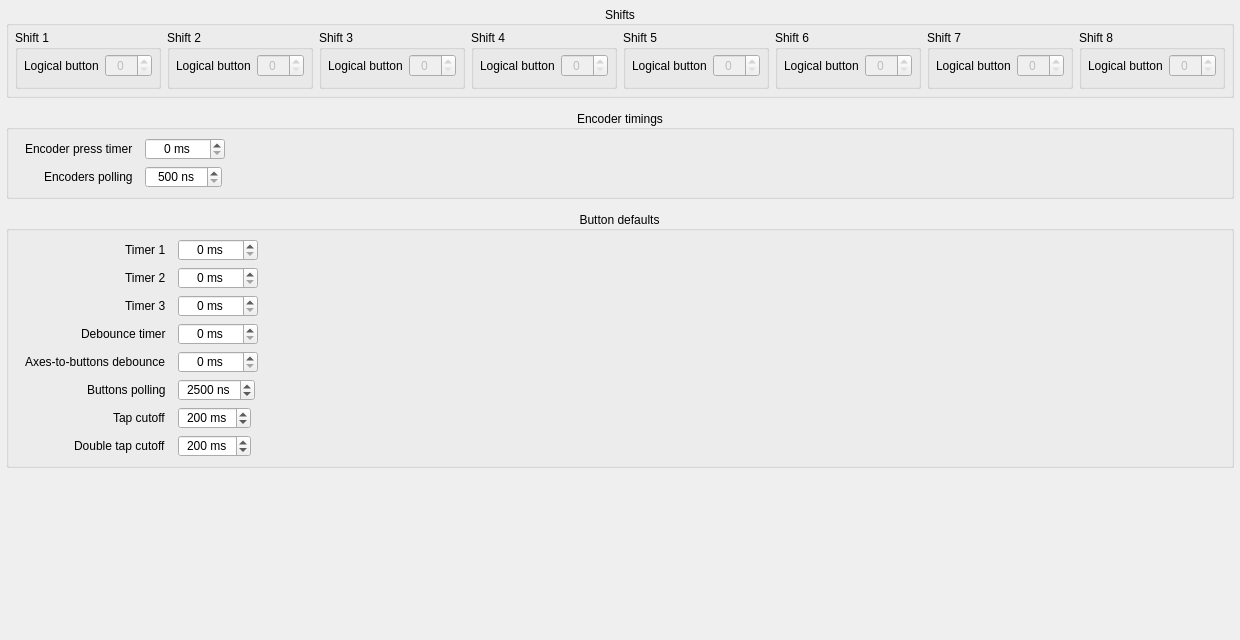
<?xml version="1.0" encoding="UTF-8"?>
<ui version="4.0">
 <class>ShiftsTimersConfig</class>
 <widget class="QWidget" name="ShiftsTimersConfig">
  <property name="geometry">
   <rect>
    <x>0</x>
    <y>0</y>
    <width>1062</width>
    <height>640</height>
   </rect>
  </property>
  <property name="windowTitle">
   <string>Form</string>
  </property>
  <layout class="QVBoxLayout" name="layoutV_Main">
   <property name="leftMargin">
    <number>6</number>
   </property>
   <property name="topMargin">
    <number>6</number>
   </property>
   <property name="rightMargin">
    <number>6</number>
   </property>
   <property name="bottomMargin">
    <number>6</number>
   </property>
   <property name="spacing">
    <number>12</number>
   </property>
   <item>
    <widget class="QGroupBox" name="groupBox_Shifts">
     <property name="title">
      <string>Shifts</string>
     </property>
     <property name="alignment">
      <set>Qt::AlignCenter</set>
     </property>
     <layout class="QHBoxLayout" name="horizontalLayout_Shifts">
      <property name="leftMargin">
       <number>6</number>
      </property>
      <property name="topMargin">
       <number>4</number>
      </property>
      <property name="rightMargin">
       <number>6</number>
      </property>
      <property name="bottomMargin">
       <number>6</number>
      </property>
     <item>
      <widget class="QGroupBox" name="groupBox_Shift1">
       <property name="title">
        <string>Shift 1</string>
       </property>
       <layout class="QHBoxLayout" name="horizontalLayout_3" stretch="2,1">
        <property name="leftMargin">
         <number>6</number>
        </property>
        <property name="topMargin">
         <number>4</number>
        </property>
        <property name="rightMargin">
         <number>6</number>
        </property>
        <item>
         <widget class="QLabel" name="text_shift1_logicalButton">
          <property name="text">
           <string>Logical button</string>
          </property>
         </widget>
        </item>
        <item>
         <widget class="QSpinBox" name="spinBox_Shift1">
          <property name="enabled">
           <bool>false</bool>
          </property>
          <property name="alignment">
           <set>Qt::AlignCenter</set>
          </property>
          <property name="maximum">
           <number>128</number>
          </property>
         </widget>
        </item>
       </layout>
      </widget>
     </item>
     <item>
      <widget class="QGroupBox" name="groupBox_Shift2">
       <property name="title">
        <string>Shift 2</string>
       </property>
       <layout class="QHBoxLayout" name="horizontalLayout_2" stretch="2,1">
        <property name="leftMargin">
         <number>6</number>
        </property>
        <property name="topMargin">
         <number>4</number>
        </property>
        <property name="rightMargin">
         <number>6</number>
        </property>
        <item>
         <widget class="QLabel" name="text_shift2_logicalButton">
          <property name="text">
           <string>Logical button</string>
          </property>
         </widget>
        </item>
        <item>
         <widget class="QSpinBox" name="spinBox_Shift2">
          <property name="enabled">
           <bool>false</bool>
          </property>
          <property name="alignment">
           <set>Qt::AlignCenter</set>
          </property>
          <property name="maximum">
           <number>128</number>
          </property>
         </widget>
        </item>
       </layout>
      </widget>
     </item>
     <item>
      <widget class="QGroupBox" name="groupBox_Shift3">
       <property name="title">
        <string>Shift 3</string>
       </property>
       <layout class="QHBoxLayout" name="horizontalLayout_4" stretch="2,1">
        <property name="leftMargin">
         <number>6</number>
        </property>
        <property name="topMargin">
         <number>4</number>
        </property>
        <property name="rightMargin">
         <number>6</number>
        </property>
        <item>
         <widget class="QLabel" name="text_shift3_logicalButton">
          <property name="text">
           <string>Logical button</string>
          </property>
         </widget>
        </item>
        <item>
         <widget class="QSpinBox" name="spinBox_Shift3">
          <property name="enabled">
           <bool>false</bool>
          </property>
          <property name="alignment">
           <set>Qt::AlignCenter</set>
          </property>
          <property name="maximum">
           <number>128</number>
          </property>
         </widget>
        </item>
       </layout>
      </widget>
     </item>
     <item>
      <widget class="QGroupBox" name="groupBox_Shift4">
       <property name="title">
        <string>Shift 4</string>
       </property>
       <layout class="QHBoxLayout" name="horizontalLayout_5" stretch="2,1">
        <property name="leftMargin">
         <number>6</number>
        </property>
        <property name="topMargin">
         <number>4</number>
        </property>
        <property name="rightMargin">
         <number>6</number>
        </property>
        <item>
         <widget class="QLabel" name="text_shift4_logicalButton">
          <property name="text">
           <string>Logical button</string>
          </property>
         </widget>
        </item>
        <item>
         <widget class="QSpinBox" name="spinBox_Shift4">
          <property name="enabled">
           <bool>false</bool>
          </property>
          <property name="alignment">
           <set>Qt::AlignCenter</set>
          </property>
          <property name="maximum">
           <number>128</number>
          </property>
         </widget>
        </item>
       </layout>
      </widget>
     </item>
     <item>
      <widget class="QGroupBox" name="groupBox_Shift5">
       <property name="title">
        <string>Shift 5</string>
       </property>
       <layout class="QHBoxLayout" name="horizontalLayout_6" stretch="2,1">
        <property name="leftMargin">
         <number>6</number>
        </property>
        <property name="topMargin">
         <number>4</number>
        </property>
        <property name="rightMargin">
         <number>6</number>
        </property>
        <item>
         <widget class="QLabel" name="text_shift5_logicalButton">
          <property name="text">
           <string>Logical button</string>
          </property>
         </widget>
        </item>
        <item>
         <widget class="QSpinBox" name="spinBox_Shift5">
          <property name="enabled">
           <bool>false</bool>
          </property>
          <property name="alignment">
           <set>Qt::AlignCenter</set>
          </property>
          <property name="maximum">
           <number>128</number>
          </property>
         </widget>
        </item>
       </layout>
      </widget>
     </item>
     <item>
      <widget class="QGroupBox" name="groupBox_Shift6">
       <property name="title">
        <string>Shift 6</string>
       </property>
       <layout class="QHBoxLayout" name="horizontalLayout_7" stretch="2,1">
        <property name="leftMargin">
         <number>6</number>
        </property>
        <property name="topMargin">
         <number>4</number>
        </property>
        <property name="rightMargin">
         <number>6</number>
        </property>
        <item>
         <widget class="QLabel" name="text_shift6_logicalButton">
          <property name="text">
           <string>Logical button</string>
          </property>
         </widget>
        </item>
        <item>
         <widget class="QSpinBox" name="spinBox_Shift6">
          <property name="enabled">
           <bool>false</bool>
          </property>
          <property name="alignment">
           <set>Qt::AlignCenter</set>
          </property>
          <property name="maximum">
           <number>128</number>
          </property>
         </widget>
        </item>
       </layout>
      </widget>
     </item>
     <item>
      <widget class="QGroupBox" name="groupBox_Shift7">
       <property name="title">
        <string>Shift 7</string>
       </property>
       <layout class="QHBoxLayout" name="horizontalLayout_8" stretch="2,1">
        <property name="leftMargin">
         <number>6</number>
        </property>
        <property name="topMargin">
         <number>4</number>
        </property>
        <property name="rightMargin">
         <number>6</number>
        </property>
        <item>
         <widget class="QLabel" name="text_shift7_logicalButton">
          <property name="text">
           <string>Logical button</string>
          </property>
         </widget>
        </item>
        <item>
         <widget class="QSpinBox" name="spinBox_Shift7">
          <property name="enabled">
           <bool>false</bool>
          </property>
          <property name="alignment">
           <set>Qt::AlignCenter</set>
          </property>
          <property name="maximum">
           <number>128</number>
          </property>
         </widget>
        </item>
       </layout>
      </widget>
     </item>
     <item>
      <widget class="QGroupBox" name="groupBox_Shift8">
       <property name="title">
        <string>Shift 8</string>
       </property>
       <layout class="QHBoxLayout" name="horizontalLayout_9" stretch="2,1">
        <property name="leftMargin">
         <number>6</number>
        </property>
        <property name="topMargin">
         <number>4</number>
        </property>
        <property name="rightMargin">
         <number>6</number>
        </property>
        <item>
         <widget class="QLabel" name="text_shift8_logicalButton">
          <property name="text">
           <string>Logical button</string>
          </property>
         </widget>
        </item>
        <item>
         <widget class="QSpinBox" name="spinBox_Shift8">
          <property name="enabled">
           <bool>false</bool>
          </property>
          <property name="alignment">
           <set>Qt::AlignCenter</set>
          </property>
          <property name="maximum">
           <number>128</number>
          </property>
         </widget>
        </item>
       </layout>
      </widget>
     </item>
     </layout>
    </widget>
   </item>
   <item>
    <widget class="QGroupBox" name="groupBox_EncoderTimings">
     <property name="title">
      <string>Encoder timings</string>
     </property>
     <property name="alignment">
      <set>Qt::AlignCenter</set>
     </property>
     <layout class="QFormLayout" name="formLayout_EncoderTimings">
      <property name="leftMargin"><number>16</number></property>
      <property name="topMargin"><number>8</number></property>
      <property name="rightMargin"><number>16</number></property>
      <property name="bottomMargin"><number>8</number></property>
      <property name="horizontalSpacing"><number>12</number></property>
      <property name="verticalSpacing"><number>6</number></property>
      <property name="fieldGrowthPolicy"><enum>QFormLayout::FieldsStayAtSizeHint</enum></property>
      <property name="labelAlignment"><set>Qt::AlignRight|Qt::AlignTrailing|Qt::AlignVCenter</set></property>

      <item row="0" column="0">
       <widget class="QLabel" name="text_encoderPressTimer">
        <property name="text"><string>Encoder press timer</string></property>
       </widget>
      </item>
      <item row="0" column="1">
       <widget class="QSpinBox" name="spinBox_EncoderPressTimer">
        <property name="maximumSize"><size><width>90</width><height>22</height></size></property>
        <property name="alignment"><set>Qt::AlignCenter</set></property>
        <property name="suffix"><string> ms</string></property>
        <property name="maximum"><number>65535</number></property>
       </widget>
      </item>

      <item row="1" column="0">
       <widget class="QLabel" name="text_encoderPolling">
        <property name="text"><string>Encoders polling</string></property>
       </widget>
      </item>
      <item row="1" column="1">
       <widget class="QSpinBox" name="spinBox_EncoderPolling">
        <property name="toolTip"><string>Polling interval. A low value will not improve the operation of the buttons; on the contrary, increasing it may improve encoder operation.</string></property>
        <property name="maximumSize"><size><width>90</width><height>22</height></size></property>
        <property name="alignment"><set>Qt::AlignCenter</set></property>
        <property name="suffix"><string> ns</string></property>
        <property name="minimum"><number>500</number></property>
        <property name="maximum"><number>10000</number></property>
        <property name="singleStep"><number>500</number></property>
       </widget>
      </item>
     </layout>
    </widget>
   </item>

   <item>
    <widget class="QGroupBox" name="groupBox_ButtonDefaults">
     <property name="title">
      <string>Button defaults</string>
     </property>
     <property name="alignment">
      <set>Qt::AlignCenter</set>
     </property>
     <layout class="QFormLayout" name="formLayout_ButtonDefaults">
      <property name="leftMargin"><number>16</number></property>
      <property name="topMargin"><number>8</number></property>
      <property name="rightMargin"><number>16</number></property>
      <property name="bottomMargin"><number>8</number></property>
      <property name="horizontalSpacing"><number>12</number></property>
      <property name="verticalSpacing"><number>6</number></property>
      <property name="fieldGrowthPolicy"><enum>QFormLayout::FieldsStayAtSizeHint</enum></property>
      <property name="labelAlignment"><set>Qt::AlignRight|Qt::AlignTrailing|Qt::AlignVCenter</set></property>

      <item row="0" column="0">
       <widget class="QLabel" name="text_timer1"><property name="text"><string>Timer 1</string></property></widget>
      </item>
      <item row="0" column="1">
       <widget class="QSpinBox" name="spinBox_Timer1">
        <property name="maximumSize"><size><width>90</width><height>22</height></size></property>
        <property name="alignment"><set>Qt::AlignCenter</set></property>
        <property name="suffix"><string> ms</string></property>
        <property name="maximum"><number>65535</number></property>
       </widget>
      </item>

      <item row="1" column="0">
       <widget class="QLabel" name="text_timer2"><property name="text"><string>Timer 2</string></property></widget>
      </item>
      <item row="1" column="1">
       <widget class="QSpinBox" name="spinBox_Timer2">
        <property name="maximumSize"><size><width>90</width><height>22</height></size></property>
        <property name="alignment"><set>Qt::AlignCenter</set></property>
        <property name="suffix"><string> ms</string></property>
        <property name="maximum"><number>65535</number></property>
       </widget>
      </item>

      <item row="2" column="0">
       <widget class="QLabel" name="text_timer3"><property name="text"><string>Timer 3</string></property></widget>
      </item>
      <item row="2" column="1">
       <widget class="QSpinBox" name="spinBox_Timer3">
        <property name="maximumSize"><size><width>90</width><height>22</height></size></property>
        <property name="alignment"><set>Qt::AlignCenter</set></property>
        <property name="suffix"><string> ms</string></property>
        <property name="maximum"><number>65535</number></property>
       </widget>
      </item>

      <item row="3" column="0">
       <widget class="QLabel" name="text_debounceTimer"><property name="text"><string>Debounce timer</string></property></widget>
      </item>
      <item row="3" column="1">
       <widget class="QSpinBox" name="spinBox_DebounceTimer">
        <property name="maximumSize"><size><width>90</width><height>22</height></size></property>
        <property name="alignment"><set>Qt::AlignCenter</set></property>
        <property name="suffix"><string> ms</string></property>
        <property name="maximum"><number>65535</number></property>
       </widget>
      </item>

      <item row="4" column="0">
       <widget class="QLabel" name="text_a2bDebounce"><property name="text"><string>Axes-to-buttons debounce</string></property></widget>
      </item>
      <item row="4" column="1">
       <widget class="QSpinBox" name="spinBox_A2bDebounce">
        <property name="maximumSize"><size><width>90</width><height>22</height></size></property>
        <property name="alignment"><set>Qt::AlignCenter</set></property>
        <property name="suffix"><string> ms</string></property>
        <property name="maximum"><number>65535</number></property>
       </widget>
      </item>

      <item row="5" column="0">
       <widget class="QLabel" name="text_buttonsPolling"><property name="text"><string>Buttons polling</string></property></widget>
      </item>
      <item row="5" column="1">
       <widget class="QSpinBox" name="spinBox_ButtonsPolling">
        <property name="toolTip"><string>Polling interval. A low value will not improve the operation of the buttons; on the contrary, increasing it may improve encoder operation.</string></property>
        <property name="maximumSize"><size><width>90</width><height>22</height></size></property>
        <property name="alignment"><set>Qt::AlignCenter</set></property>
        <property name="suffix"><string> ns</string></property>
        <property name="minimum"><number>500</number></property>
        <property name="maximum"><number>10000</number></property>
        <property name="singleStep"><number>500</number></property>
        <property name="value"><number>2500</number></property>
       </widget>
      </item>

      <item row="6" column="0">
       <widget class="QLabel" name="text_longPress"><property name="text"><string>Tap cutoff</string></property></widget>
      </item>
      <item row="6" column="1">
       <widget class="QSpinBox" name="spinBox_LongPressThreshold">
        <property name="maximumSize"><size><width>90</width><height>22</height></size></property>
        <property name="alignment"><set>Qt::AlignCenter</set></property>
        <property name="suffix"><string> ms</string></property>
        <property name="minimum"><number>100</number></property>
        <property name="maximum"><number>5000</number></property>
        <property name="value"><number>200</number></property>
       </widget>
      </item>

      <item row="7" column="0">
       <widget class="QLabel" name="text_doubleTap"><property name="text"><string>Double tap cutoff</string></property></widget>
      </item>
      <item row="7" column="1">
       <widget class="QSpinBox" name="spinBox_DoubleTapWindow">
        <property name="maximumSize"><size><width>90</width><height>22</height></size></property>
        <property name="alignment"><set>Qt::AlignCenter</set></property>
        <property name="suffix"><string> ms</string></property>
        <property name="minimum"><number>100</number></property>
        <property name="maximum"><number>2000</number></property>
        <property name="value"><number>200</number></property>
       </widget>
      </item>
     </layout>
    </widget>
   </item>
   <item>
    <spacer name="verticalSpacer">
     <property name="orientation">
      <enum>Qt::Vertical</enum>
     </property>
     <property name="sizeHint" stdset="0">
      <size>
       <width>20</width>
       <height>40</height>
      </size>
     </property>
    </spacer>
   </item>
  </layout>
 </widget>
 <resources/>
 <connections/>
</ui>
